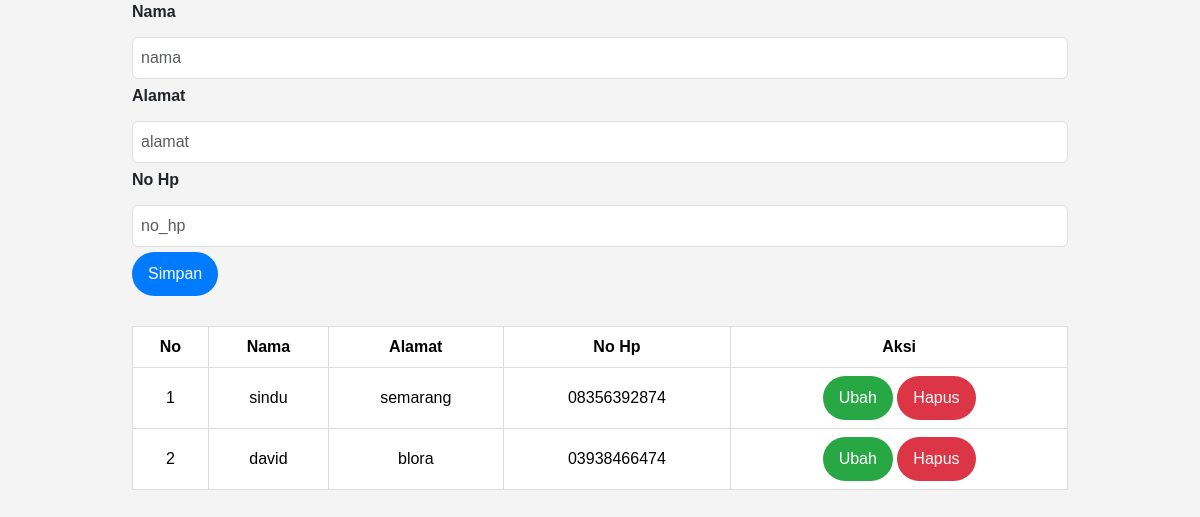
The app's page /pasien.php (signed in) with its own data.
### tables this page shows
CREATE TABLE `pasien` (
  `id` int(10) UNSIGNED NOT NULL,
  `nama` varchar(255) DEFAULT NULL,
  `alamat` varchar(255) DEFAULT NULL,
  `no_hp` varchar(50) DEFAULT NULL
);

### pasien.php (the view, shortened to what this page needs)
<?php
include_once("koneksi.php");
?>
<!DOCTYPE html>
<html lang="en">
<head>
<link href="https://cdn.jsdelivr.net/npm/bootstrap@5.3.2/dist/css/bootstrap.min.css" rel="stylesheet">
<link rel="stylesheet" type="text/css" href="style.css">
</head>
<body>
    <div class="container">
        <form class="form row" method="POST" action="" name="myForm" onsubmit="return(validate());">
            <?php
            $nama = '';
            $alamat = '';
            $no_hp = '';
            ?>
            <div class="form-group">
                <label for="inputnama" class="form-label fw-bold">
                    Nama
                </label>
                <input type="text" class="form-control" name="nama" id="inputnama" placeholder="nama" value="<?php echo $nama ?>">
            </div>
            <div class="form-group">
                <label for="inputalamat" class="form-label fw-bold">
                    Alamat
                </label>
                <input type="text" class="form-control" name="alamat" id="inputalamat" placeholder="alamat" value="<?php echo $alamat ?>">
            </div>
            <div class="form-group">
                <label for="inputnohp" class="form-label fw-bold">
                    No Hp
                </label>
                <input type="text" class="form-control" name="no_hp" id="inputnohp" placeholder="no_hp" value="<?php echo $no_hp ?>">
            </div>
            <div class="form-group">
                <button type="submit" class="btn btn-primary rounded-pill px-3" name="simpan">Simpan</button>
            </div>
        </form>
    <table class="table table-hover">
        <thead>
            <tr>
                <th scope="col" style="text-align: center; vertical-align: middle;">No</th>
                <th scope="col" style="text-align: center; vertical-align: middle;">Nama</th>
                <th scope="col" style="text-align: center; vertical-align: middle;">Alamat</th>
                <th scope="col" style="text-align: center; vertical-align: middle;">No Hp</th>
                <th scope="col" style="text-align: center; vertical-align: middle;">Aksi</th>
            </tr>
        </thead>
        <tbody>
            <?php
            $result = mysqli_query($mysqli, "SELECT * FROM pasien");
            $no = 1;
            while ($data = mysqli_fetch_array($result)) {
            ?>
                <tr>
                    <td class="text-center align-middle"><?php echo $no++ ?></td>
                    <td class="text-center align-middle"><?php echo $data['nama'] ?></td>
                    <td class="text-center align-middle"><?php echo $data['alamat'] ?></td>
                    <td class="text-center align-middle"><?php echo $data['no_hp'] ?></td>
                    <td class="text-center align-middle">
                        <a class="btn btn-success rounded-pill px-3" href="index.php?page=pasien&id=<?php echo $data['id'] ?>">Ubah</a>
                        <a class="btn btn-danger rounded-pill px-3" href="index.php?page=pasien&id=<?php echo $data['id'] ?>&aksi=hapus">Hapus</a>
                    </td>
                </tr>
            <?php
            }
            ?>
        </tbody>
    </table>
</body>
</html>

### style.css (style rules this page uses)
body { font-family: Arial, sans-serif; background-color: #f4f4f4; margin: 0; padding: 0; }
.container { width: 80%; margin: 0 auto; }
form { margin-bottom: 30px; }
input[type="text"] { width: 100%; padding: 8px; margin: 5px 0; box-sizing: border-box; }
.btn { padding: 10px 20px; border: none; cursor: pointer; }
.btn-primary { background-color: #007bff; color: white; }
.btn-success { background-color: #28a745; color: white; }
.btn-danger { background-color: #dc3545; color: white; }
.table { width: 100%; border-collapse: collapse; margin-top: 20px; }
th, td { border: 1px solid #ddd; padding: 8px; text-align: left; }
th { background-color: #007bff; color: white; }
tr:nth-child(even) { background-color: #f2f2f2; }

### records on screen
pasien: nama "sindu", alamat "semarang", no_hp "08356392874"
pasien: nama "david", alamat "blora", no_hp "03938466474"
